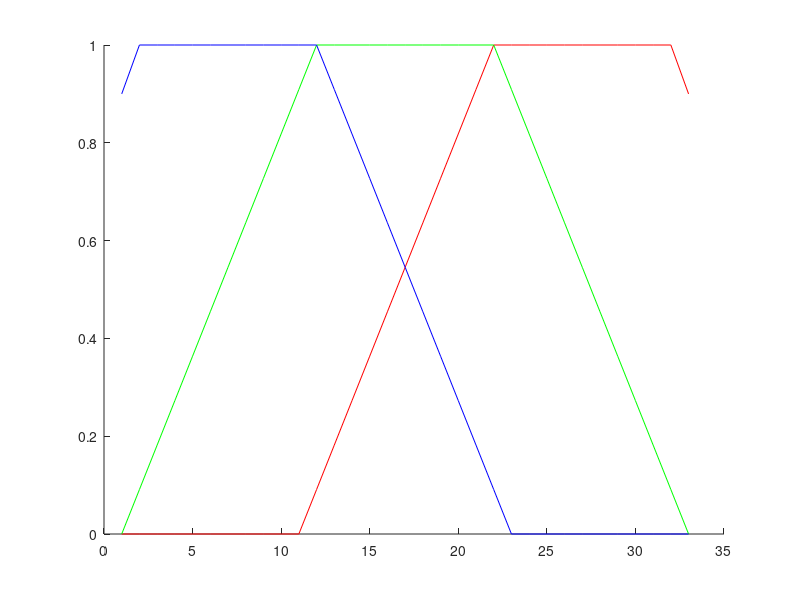
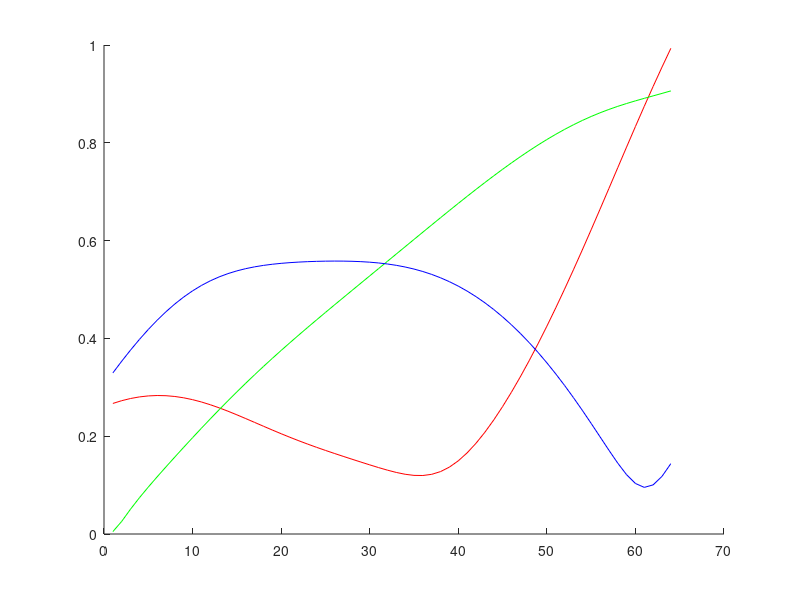

Write MATLAB code to recreate these figures, in order.
close all
clear
clc

steps = 33;

divs = steps/3;

x = 1:steps;

b = zeros(1,length(x));
g = zeros(1,length(x));
r = zeros(1,length(x));

b(0*divs+1:1*divs) = 1.0;
g(0*divs+1:1*divs) = fliplr(1-x(1:divs)/divs);
r(0*divs+1:1*divs) = 0.0;

b(1*divs+1:2*divs) = 1-x(1:divs)/divs;
g(1*divs+1:2*divs) = 1.0;
r(1*divs+1:2*divs) = x(1:divs)/divs;

b(2*divs+1:3*divs) = 0.0;
g(2*divs+1:3*divs) = 1-x(1:divs)/divs;
r(2*divs+1:3*divs) = 1.0;

r(end) = 0.90;
b = fliplr(r);

figure
hold on

plot(x,r,'r')
plot(x,g,'g')
plot(x,b,'b')


cmap = zeros(length(x),3);

cmap(:,1) = r;
cmap(:,2) = g;
cmap(:,3) = b;


cmap1 = colormap;
r1 = cmap1(:,1);
g1 = cmap1(:,2);
b1 = cmap1(:,3);

x1 = 1:length(r1);


figure
hold on

plot(x1,r1,'r')
plot(x1,g1,'g')
plot(x1,b1,'b')
